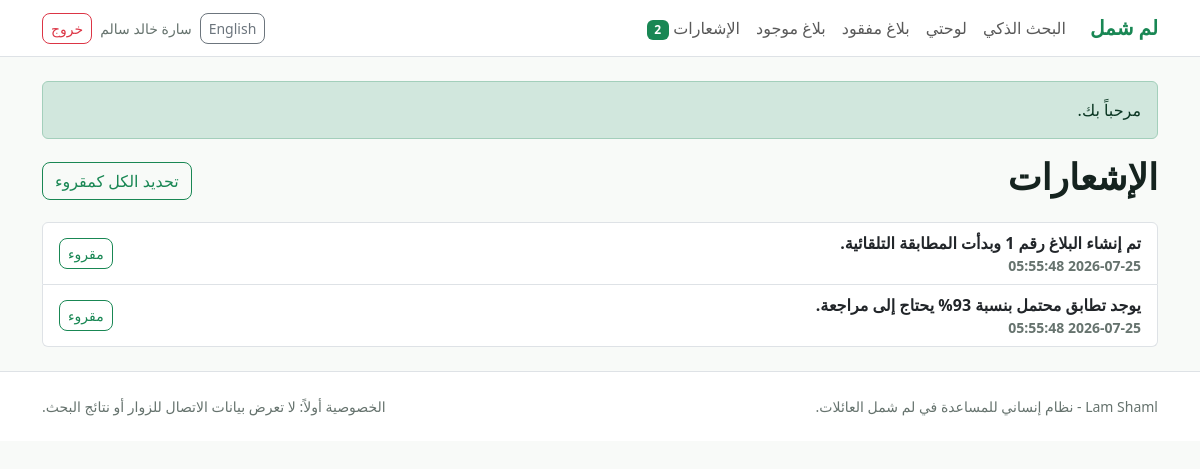
Page /public/notifications (signed in) on the committed database.
### tables this page shows
CREATE TABLE accounts (
  account_id INT UNSIGNED AUTO_INCREMENT PRIMARY KEY,
  full_name VARCHAR(160) NOT NULL,
  phone VARCHAR(30) NOT NULL,
  email VARCHAR(190) NOT NULL,
  password_hash VARCHAR(255) NOT NULL,
  city VARCHAR(120) NOT NULL,
  role ENUM('user','organization','admin') NOT NULL DEFAULT 'user',
  status ENUM('active','blocked','pending') NOT NULL DEFAULT 'active',
  created_at TIMESTAMP NOT NULL DEFAULT CURRENT_TIMESTAMP,
  UNIQUE KEY uq_accounts_email (email),
  UNIQUE KEY uq_accounts_phone (phone),
  KEY idx_accounts_role_status (role, status)
);

CREATE TABLE notifications (
  notification_id BIGINT UNSIGNED AUTO_INCREMENT PRIMARY KEY,
  account_id INT UNSIGNED NOT NULL,
  message VARCHAR(255) NOT NULL,
  type VARCHAR(60) NOT NULL DEFAULT 'info',
  is_read TINYINT(1) NOT NULL DEFAULT 0,
  created_at TIMESTAMP NOT NULL DEFAULT CURRENT_TIMESTAMP,
  KEY idx_notifications_account_read (account_id, is_read, created_at),
  CONSTRAINT fk_notifications_account FOREIGN KEY (account_id) REFERENCES accounts(account_id) ON DELETE CASCADE
);

### app/bootstrap.php (called while the page is built, shortened)
<?php
spl_autoload_register(function (string $class): void {
    $prefix = 'LamShaml\\';
    $relative = substr($class, strlen($prefix));
    $path = APP_PATH . DIRECTORY_SEPARATOR . str_replace('\\', DIRECTORY_SEPARATOR, $relative) . '.php';
});
require_once APP_PATH . '/helpers.php';

### app/Core/Database.php (called while the page is built, shortened)
<?php
final class Database
{
    private static ?PDO $pdo = null;
    public static function pdo(bool $withDatabase = true): PDO
    {
        if ($withDatabase && self::$pdo instanceof PDO) {
            return self::$pdo;
        }
        $db = Config::get('db');
        $dsn = sprintf(
            'mysql:host=%s;port=%s;%scharset=%s',
            $db['host'],
            $db['port'],
            $withDatabase ? 'dbname=' . $db['database'] . ';' : '',
            $db['charset']
        );
        $pdo = new PDO($dsn, $db['username'], $db['password'], [
            PDO::ATTR_ERRMODE => PDO::ERRMODE_EXCEPTION,
            PDO::ATTR_DEFAULT_FETCH_MODE => PDO::FETCH_ASSOC,
            PDO::ATTR_EMULATE_PREPARES => false,
        ]);
        if ($withDatabase) {
            self::$pdo = $pdo;
        }
        return $pdo;
    }
}

### app/Repositories/UserRepository.php (called while the page is built, shortened)
<?php
final class UserRepository
{
    private PDO $pdo;
    public function __construct()
    {
        $this->pdo = Database::pdo();
    }
    public function find(int $id): ?array
    {
        $stmt = $this->pdo->prepare('SELECT * FROM accounts WHERE account_id = ? LIMIT 1');
        $stmt->execute([$id]);
        return $stmt->fetch() ?: null;
    }
}

### app/Core/Auth.php (called while the page is built, shortened)
<?php
final class Auth
{
    public static function user(): ?array
    {
        static $cached = null;
        if ($cached !== null && (int)$cached['account_id'] === (int)$_SESSION['user_id']) {
            return $cached;
        }
        $cached = (new UserRepository())->find((int)$_SESSION['user_id']);
        return $cached ?: null;
    }
    public static function requireLogin(): array
    {
        $user = self::user();
        return $user;
    }
}

### app/Controllers/NotificationController.php (called while the page is built, shortened)
<?php
final class NotificationController
{
    public function index(): string
    {
        $user = Auth::requireLogin();
        $page = max(1, (int)($_GET['page'] ?? 1));
        return View::render('notifications/index', [
            'title' => 'الإشعارات',
            'rows' => (new NotificationRepository())->list((int)$user['account_id'], $page),
            'page' => $page,
        ]);
    }
}

### public/index.php (called while the page is built, shortened)
<?php
require_once dirname(__DIR__) . '/app/bootstrap.php';
$router = new Router();
$router->get('', [HomeController::class, 'index']);
$router->get('health', [HealthController::class, 'index']);
$router->get('register', [AuthController::class, 'registerForm']);
$router->post('register', [AuthController::class, 'register']);
$router->get('login', [AuthController::class, 'loginForm']);
$router->post('login', [AuthController::class, 'login']);
$router->post('logout', [AuthController::class, 'logout']);
$router->get('dashboard', [DashboardController::class, 'index']);
$router->get('requests/create/{type}', [RequestController::class, 'createForm']);
$router->post('requests/create/{type}', [RequestController::class, 'store']);
$router->get('requests/{id}', [RequestController::class, 'show']);
$router->get('search', [SearchController::class, 'index']);
$router->get('matches/report/{requestId}/{matchedId}', [MatchController::class, 'reportForm']);
$router->post('matches/report/{requestId}/{matchedId}', [MatchController::class, 'report']);
$router->get('notifications', [NotificationController::class, 'index']);
$router->post('notifications/read/{id}', [NotificationController::class, 'read']);
$router->get('admin', [AdminController::class, 'index']);
$router->get('admin/users', [AdminController::class, 'users']);
$router->post('admin/users/{id}/status', [AdminController::class, 'userStatus']);
$router->get('admin/requests', [AdminController::class, 'requests']);
$router->post('admin/requests/{id}/status', [AdminController::class, 'requestStatus']);
$router->get('admin/matches', [AdminController::class, 'matches']);
$router->post('admin/matches/{id}/status', [AdminController::class, 'matchStatus']);
$router->get('admin/reports', [AdminController::class, 'reports']);
$router->dispatch();

### app/Repositories/NotificationRepository.php (called while the page is built, shortened)
<?php
final class NotificationRepository
{
    private PDO $pdo;
    public function __construct()
    {
        $this->pdo = Database::pdo();
    }
    public function unreadCount(int $accountId): int
    {
        $stmt = $this->pdo->prepare('SELECT COUNT(*) FROM notifications WHERE account_id = ? AND is_read = 0');
        $stmt->execute([$accountId]);
        return (int)$stmt->fetchColumn();
    }
    public function list(int $accountId, int $page = 1, int $perPage = 20): array
    {
        $offset = max(0, ($page - 1) * $perPage);
        $stmt = $this->pdo->prepare('SELECT SQL_CALC_FOUND_ROWS * FROM notifications WHERE account_id = :id ORDER BY created_at DESC LIMIT :limit OFFSET :offset');
        $stmt->bindValue('id', $accountId, PDO::PARAM_INT);
        $stmt->bindValue('limit', $perPage, PDO::PARAM_INT);
        $stmt->bindValue('offset', $offset, PDO::PARAM_INT);
        $stmt->execute();
        return ['items' => $stmt->fetchAll(), 'total' => (int)$this->pdo->query('SELECT FOUND_ROWS()')->fetchColumn()];
    }
}

### app/Views/partials/pagination.php (called while the page is built, shortened)
<?php
$totalPages = max(1, (int)ceil(($rows['total'] ?? 0) / 20));
?>

### app/Core/Session.php (called while the page is built, shortened)
<?php
final class Session
{
    public static function flashes(): array
    {
        $messages = $_SESSION['flash'] ?? [];
        return $messages;
    }
}

### app/Core/View.php (called while the page is built, shortened)
<?php
final class View
{
    public static function render(string $view, array $data = [], string $layout = 'layout'): string
    {
        extract($data, EXTR_SKIP);
        require APP_PATH . '/Views/' . $view . '.php';
        $content = ob_get_clean();
        require APP_PATH . '/Views/' . $layout . '.php';
        return (string)ob_get_clean();
    }
}

### app/Core/Config.php (called while the page is built, shortened)
<?php
final class Config
{
    private static ?array $values = null;
    public static function all(): array
    {
        if (self::$values !== null) {
            return self::$values;
        }
        $env = [
            'APP_ENV' => 'local',
            'APP_URL' => 'http://localhost/lam-shaml/public',
            'DB_HOST' => '127.0.0.1',
            'DB_PORT' => '3306',
            'DB_DATABASE' => 'lam_shaml',
            'DB_USERNAME' => 'root',
            'DB_PASSWORD' => '',
            'DB_CHARSET' => 'utf8mb4',
            'UPLOAD_MAX_BYTES' => '2097152',
        ];
        self::$values = [
            'env' => $env['APP_ENV'],
            'app_url' => $env['APP_URL'],
            'db' => [
                'host' => $env['DB_HOST'],
                'port' => $env['DB_PORT'],
                'database' => $env['DB_DATABASE'],
                'username' => $env['DB_USERNAME'],
                'password' => $env['DB_PASSWORD'],
                'charset' => $env['DB_CHARSET'],
            ],
            'upload_max_bytes' => (int)$env['UPLOAD_MAX_BYTES'],
        ];
        return self::$values;
    }
    public static function get(string $key, mixed $default = null): mixed
    {
        $values = self::all();
        return $values[$key] ?? $default;
    }
}

### app/helpers.php (called while the page is built, shortened)
<?php
function e(?string $value): string
{
    return htmlspecialchars((string)$value, ENT_QUOTES | ENT_SUBSTITUTE, 'UTF-8');
}
function url(string $path = ''): string
{
    $base = rtrim(Config::get('app_url'), '/');
    return $base . '/' . ltrim($path, '/');
}

### app/Views/notifications/index.php (the view)
<div class="d-flex justify-content-between align-items-center mb-3">
  <h1>الإشعارات</h1>
  <form method="post" action="<?= url('notifications/read/all') ?>"><?= csrf_field() ?><button class="btn btn-outline-success">تحديد الكل كمقروء</button></form>
</div>
<div class="list-group">
  <?php foreach ($rows['items'] as $n): ?>
    <div class="list-group-item d-flex justify-content-between align-items-center <?= !$n['is_read'] ? 'fw-bold' : '' ?>">
      <span><?= e($n['message']) ?><small class="text-muted d-block"><?= e($n['created_at']) ?></small></span>
      <?php if (!$n['is_read']): ?><form method="post" action="<?= url('notifications/read/' . $n['notification_id']) ?>"><?= csrf_field() ?><button class="btn btn-sm btn-outline-success">مقروء</button></form><?php endif; ?>
    </div>
  <?php endforeach; if (!$rows['items']): ?><div class="empty-state">لا توجد إشعارات.</div><?php endif; ?>
</div>
<?php require APP_PATH . '/Views/partials/pagination.php'; ?>

### app/Core/Router.php (shortened to what this page needs)
<?php
final class Router
{
    private array $routes = [];
    private function add(string $method, string $path, array $handler): void
    {
        $this->routes[] = [$method, trim($path, '/'), $handler];
    }
    public function dispatch(): void
    {
        $method = $_SERVER['REQUEST_METHOD'] ?? 'GET';
        $path = trim(parse_url($_SERVER['PATH_INFO'] ?? $_GET['path'] ?? '', PHP_URL_PATH) ?: '', '/');
        foreach ($this->routes as [$routeMethod, $routePath, $handler]) {
            $params = $this->match($routePath, $path);
            if ($routeMethod === $method && $params !== null) {
                [$class, $action] = $handler;
                echo (new $class())->$action(...$params);
                return;
            }
        }
        throw new HttpException(404, 'الصفحة المطلوبة غير موجودة.');
    }
    private function match(string $route, string $path): ?array
    {
        $routeParts = $route === '' ? [] : explode('/', $route);
        $pathParts = $path === '' ? [] : explode('/', $path);
        if (count($routeParts) !== count($pathParts)) {
            return null;
        }
        $params = [];
        foreach ($routeParts as $i => $part) {
            if ($part !== $pathParts[$i]) {
                return null;
            }
        }
        return $params;
    }
}

### app/Views/layout.php (shortened to what this page needs)
<?php
$user = LamShaml\Core\Auth::user();
$flashes = LamShaml\Core\Session::flashes();
$dir = ($_GET['lang'] ?? $_SESSION['lang'] ?? 'ar') === 'en' ? 'ltr' : 'rtl';
$unread = $user ? (new LamShaml\Repositories\NotificationRepository())->unreadCount((int)$user['account_id']) : 0;
?>
<!doctype html>
<html lang="<?= $dir === 'rtl' ? 'ar' : 'en' ?>" dir="<?= e($dir) ?>">
<head>
  <link href="https://cdn.jsdelivr.net/npm/bootstrap@5.3.3/dist/css/bootstrap<?= $dir === 'rtl' ? '.rtl' : '' ?>.min.css" rel="stylesheet">
  <link href="<?= url('assets/app.css') ?>" rel="stylesheet">
</head>
<body>
<nav class="navbar navbar-expand-lg bg-white border-bottom sticky-top">
  <div class="container">
    <a class="navbar-brand fw-bold text-success" href="<?= url('') ?>">لم شمل</a>
    <div id="nav" class="collapse navbar-collapse">
      <ul class="navbar-nav me-auto mb-2 mb-lg-0">
        <li class="nav-item"><a class="nav-link" href="<?= url('search') ?>">البحث الذكي</a></li>
        <?php if ($user): ?>
          <li class="nav-item"><a class="nav-link" href="<?= url('dashboard') ?>">لوحتي</a></li>
          <li class="nav-item"><a class="nav-link" href="<?= url('requests/create/missing') ?>">بلاغ مفقود</a></li>
          <li class="nav-item"><a class="nav-link" href="<?= url('requests/create/found') ?>">بلاغ موجود</a></li>
          <li class="nav-item"><a class="nav-link" href="<?= url('notifications') ?>">الإشعارات <span class="badge text-bg-success"><?= $unread ?></span></a></li>
        <?php endif; ?>
      </ul>
      <div class="d-flex gap-2 align-items-center">
        <a class="btn btn-sm btn-outline-secondary" href="?lang=<?= $dir === 'rtl' ? 'en' : 'ar' ?>"><?= $dir === 'rtl' ? 'English' : 'العربية' ?></a>
        <?php if ($user): ?>
          <span class="small text-muted"><?= e($user['full_name']) ?></span>
          <form method="post" action="<?= url('logout') ?>"><?= csrf_field() ?><button class="btn btn-sm btn-outline-danger">خروج</button></form>
        <?php else: ?>
          <a class="btn btn-sm btn-outline-success" href="<?= url('login') ?>">دخول</a>
          <a class="btn btn-sm btn-success" href="<?= url('register') ?>">حساب جديد</a>
        <?php endif; ?>
      </div>
    </div>
  </div>
</nav>
<main class="py-4">
  <div class="container">
    <?php foreach ($flashes as $type => $messages): foreach ($messages as $message): ?>
      <div class="alert alert-<?= $type === 'success' ? 'success' : 'warning' ?>"><?= e($message) ?></div>
    <?php endforeach; endforeach; ?>
    <?= $content ?>
  </div>
</main>
<footer class="border-top py-4 bg-white">
  <div class="container small text-muted d-flex flex-wrap justify-content-between gap-2">
    <span>Lam Shaml - نظام إنساني للمساعدة في لم شمل العائلات.</span>
    <span>الخصوصية أولاً: لا تعرض بيانات الاتصال للزوار أو نتائج البحث.</span>
  </div>
</footer>
</body>
</html>

### public/assets/app.css (style rules this page uses)
:root { --calm:#116149; --ink:#15231f; --muted:#66736e; --soft:#eef6f2; --line:#dce7e1; }
body { background:#f8faf8; color:var(--ink); font-family: system-ui, "Segoe UI", Tahoma, Arial, sans-serif; }
h1 { font-size:clamp(1.7rem, 3vw, 3rem); font-weight:800; letter-spacing:0; }
.metric span, .text-muted { color:var(--muted)!important; }
.btn, .form-control, .form-select { border-radius:8px; }

### rows in the picture
accounts: account_id "2", full_name "سارة خالد سالم"
notifications: message "تم إنشاء البلاغ رقم 1 وبدأت المطابقة التلقائية.", created_at "2026-07-25 05:55:48"
notifications: message "يوجد تطابق محتمل بنسبة 93% يحتاج إلى مراجعة.", created_at "2026-07-25 05:55:48"

### other values in the picture
$message "مرحباً بك."
